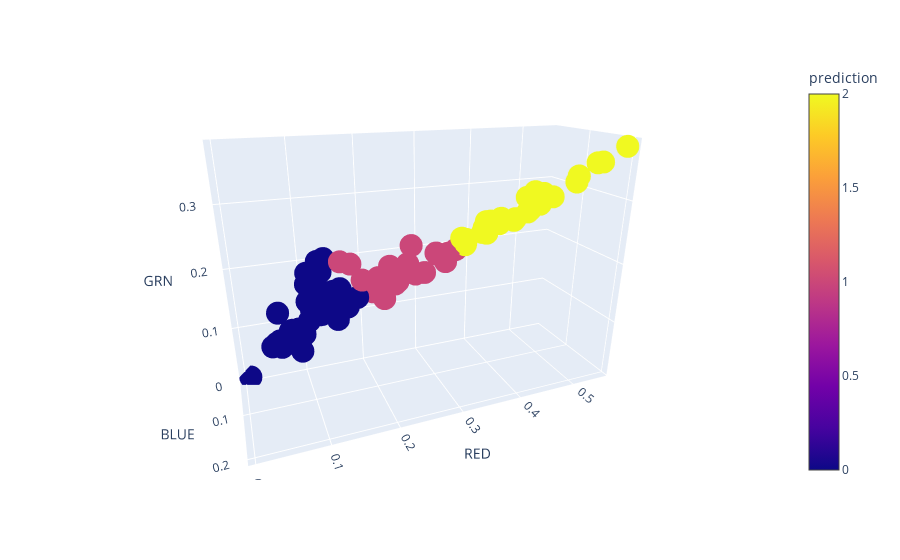

Notebook source saved alongside this figure:
### Code cell
(xCol,yCol,zCol) = tuple(vegi1InputCols)
fig = px.scatter_3d(vegi1Scatter_pd, x=xCol, y=yCol, z=zCol, color='prediction').show()
